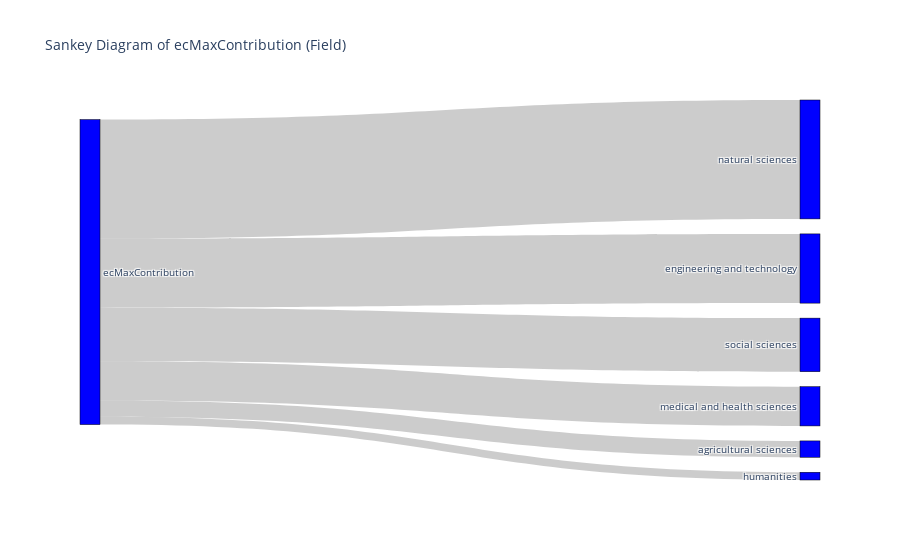

Write notebook code for a chart like this one.
### Code cell
# Create the Sankey diagram
fig = go.Figure(data=[go.Sankey(
    node=dict(
        pad=15,
        thickness=20,
        line=dict(color="black", width=0.5),
        label=labels,
        color="blue"
    ),
    link=dict(
        source=sankey_field['source'],
        target=sankey_field['target'],
        value=sankey_field['value']
    )
)])

fig.update_layout(title_text="Sankey Diagram of ecMaxContribution (Field)", font_size=10)
fig.show()

### Figure 1 — Plotly figure (JSON) as saved in the notebook; plotly's stock layout.template omitted (floating-point values rounded to 4 significant figures)
{"data": [{"link": {"source": [0, 0, 0, 0, 0, 0], "target": [1, 2, 3, 4, 5, 6], "value": [5.353, 22.69, 2.541, 12.86, 38.99, 17.56]}, "node": {"color": "blue", "label": ["ecMaxContribution", "agricultural sciences", "engineering and technology", "humanities", "medical and health sciences", "natural sciences", "social sciences"], "line": {"color": "black", "width": 0.5}, "pad": 15, "thickness": 20}, "type": "sankey"}], "layout": {"font": {"size": 10}, "title": {"text": "Sankey Diagram of ecMaxContribution (Field)"}}}
